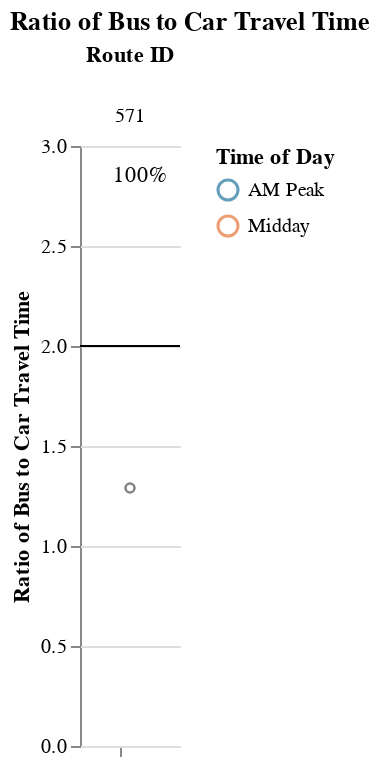
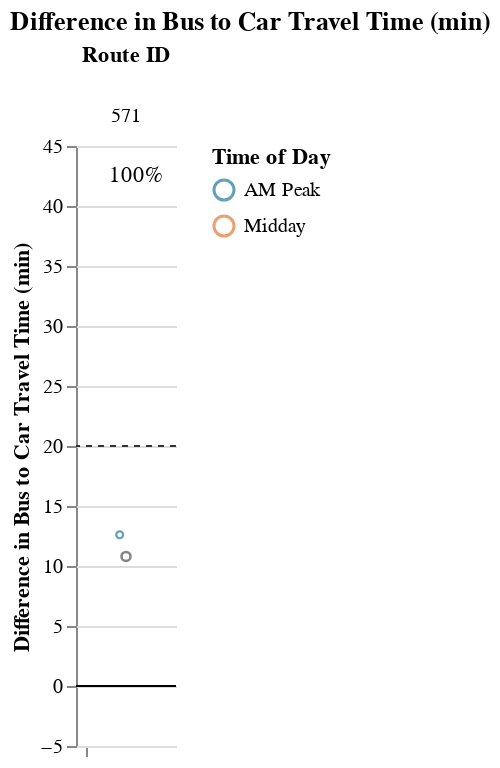

Notebook code cell kept with these figures, in order:
### Markdown cell above
## Viable Competitive Routes
### Short Routes (< 1 hr)

### Code cell
# Allow for possibility that operator doesn't have routes that fall into certain route_groups
# But, jupyterbook will not like markdown with f-string
# separate out route_group and put in each cell, and use try/except + if to display...
# but all 3 route groups must be displayed. just add sentence about why no routes were returned at the end
route_group = "short"
try:
    display_charts_for_route_group(df, route_group)
except:
    print("No routes meet this criteria.")

### Figure 1 — Vega-Lite specification as saved in the notebook (floating-point values rounded to 4 significant figures)
{"config": {"view": {"continuousWidth": 400, "continuousHeight": 300, "stroke": null}, "facet": {"spacing": 0}}, "data": {"name": "data-16dd25c11b1972aa2156d43dfdb670e8"}, "facet": {"column": {"field": "route_id", "sort": ["571"], "title": "Route ID", "type": "nominal"}}, "spec": {"layer": [{"mark": "rule", "encoding": {"color": {"value": "black"}, "y": {"field": "cutoff", "type": "quantitative"}}, "selection": {"selector001": {"type": "interval", "bind": "scales", "encodings": ["x", "y"]}}}, {"mark": {"type": "point", "opacity": 0.65, "size": 12, "strokeWidth": 1.1}, "encoding": {"color": {"field": "time_of_day", "scale": {"range": ["#136C97", "#E16B26", "#F6BF16", "#00896B", "#7790A3", "#5B559C"]}, "sort": ["AM Peak", "Midday", "PM Peak", "Owl Service"], "title": "Time of Day", "type": "nominal"}, "tooltip": [{"field": "route_id", "type": "nominal"}, {"field": "route_name", "type": "nominal"}, {"field": "trip_id", "type": "nominal"}, {"field": "service_hours", "type": "quantitative"}, {"field": "car_duration_hours", "type": "quantitative"}, {"field": "bus_multiplier", "type": "quantitative"}, {"field": "bus_difference", "type": "quantitative"}, {"field": "num_trips", "type": "quantitative"}, {"field": "num_competitive", "type": "quantitative"}, {"field": "pct_trips_competitive", "type": "quantitative"}, {"field": "pct_below_cutoff", "type": "quantitative"}, {"field": "p25", "type": "quantitative"}, {"field": "p50", "type": "quantitative"}, {"field": "p75", "type": "quantitative"}], "x": {"axis": {"grid": false, "labels": false, "ticks": true, "values": [0]}, "field": "jitter", "scale": {}, "title": null, "type": "quantitative"}, "y": {"field": "bus_multiplier", "scale": {"domain": [0, 3.0]}, "title": "Ratio of Bus to Car Travel Time", "type": "quantitative"}}, "transform": [{"calculate": "sqrt(-2*log(random()))*cos(2*PI*random())", "as": "jitter"}], "width": 50}, {"layer": [{"mark": {"type": "point", "opacity": 0.6, "size": 20, "strokeWidth": 1.3}, "encoding": {"color": {"value": "#323434"}, "y": {"field": "bus_multiplier", "type": "quantitative"}}, "transform": [{"filter": "(datum.p50_trip === 1)"}]}, {"mark": {"type": "text", "align": "center", "baseline": "middle"}, "encoding": {"color": {"value": "black"}, "text": {"field": "pct_trips_competitive", "format": ".0%", "type": "quantitative"}, "tooltip": [{"field": "route_id", "type": "nominal"}, {"field": "route_name", "type": "nominal"}, {"field": "trip_id", "type": "nominal"}, {"field": "service_hours", "type": "quantitative"}, {"field": "car_duration_hours", "type": "quantitative"}, {"field": "bus_multiplier", "type": "quantitative"}, {"field": "bus_difference", "type": "quantitative"}, {"field": "num_trips", "type": "quantitative"}, {"field": "num_competitive", "type": "quantitative"}, {"field": "pct_trips_competitive", "type": "quantitative"}, {"field": "pct_below_cutoff", "type": "quantitative"}, {"field": "p25", "type": "quantitative"}, {"field": "p50", "type": "quantitative"}, {"field": "p75", "type": "quantitative"}], "x": {"value": 30}, "y": {"value": 15}}, "transform": [{"calculate": "sqrt(-2*log(random()))*cos(2*PI*random())", "as": "jitter"}, {"filter": "(datum.fastest_trip === 1)"}]}]}]}, "resolve": {"scale": {"y": "shared"}}, "title": "Ratio of Bus to Car Travel Time", "$schema": "https://vega.github.io/schema/vega-lite/v4.17.0.json", "datasets": {"data-16dd25c11b1972aa2156d43dfdb670e8": [{"calitp_itp_id": 11, "trip_key": -3472073110163871566, "trip_id": "t_27247_b_414_tn_0", "shape_id": "p_858", "route_id": "571", "service_hours": 0.8, "trip_first_departure_ts": 54600, "trip_last_arrival_ts": 57480, "departure_hour": 15, "time_of_day": "Midday", "p25": 0.8075, "p50": 0.815, "p75": 0.8225, "p50_trip": 1, "fastest_trip": 1, "car_duration_hours": 0.62, "competitive_route": 1, "bus_multiplier": 1.29, "bus_difference": 10.8, "num_trips": 2, "num_competitive": 2, "pct_trips_competitive": 1.0, "bus_difference_spread": 1.8, "route_group": "short", "max_trip_hrs": 0.83, "max_trip_route_group": 0.83, "below_cutoff": 2, "pct_below_cutoff": 1.0, "name": "Amador Regional Transit System", "caltrans_district": "10 - Stockton", "drmt_organization_name": "['recGiMlqrcpPxScAH']", "route_name": "Plymouth", "cutoff2": 20, "cutoff": 2}, {"calitp_itp_id": 11, "trip_key": 4361041855970706728, "trip_id": "t_1544_b_414_tn_0", "shape_id": "p_1304302", "route_id": "571", "service_hours": 0.83, "trip_first_departure_ts": 29700, "trip_last_arrival_ts": 32700, "departure_hour": 8, "time_of_day": "AM Peak", "p25": 0.8075, "p50": 0.815, "p75": 0.8225, "p50_trip": 0, "fastest_trip": 0, "car_duration_hours": 0.62, "competitive_route": 1, "bus_multiplier": 1.34, "bus_difference": 12.6, "num_trips": 2, "num_competitive": 2, "pct_trips_competitive": 1.0, "bus_difference_spread": 1.8, "route_group": "short", "max_trip_hrs": 0.83, "max_trip_route_group": 0.83, "below_cutoff": 2, "pct_below_cutoff": 1.0, "name": "Amador Regional Transit System", "caltrans_district": "10 - Stockton", "drmt_organization_name": "['recGiMlqrcpPxScAH']", "route_name": "Plymouth", "cutoff2": 20, "cutoff": 2}]}}

### Figure 2 — Vega-Lite specification as saved in the notebook (floating-point values rounded to 4 significant figures)
{"config": {"view": {"continuousWidth": 400, "continuousHeight": 300, "stroke": null}, "facet": {"spacing": 0}}, "data": {"name": "data-da5b2a4d9d8803df3b5cf4049ecc9aea"}, "facet": {"column": {"field": "route_id", "sort": ["571"], "title": "Route ID", "type": "nominal"}}, "spec": {"layer": [{"mark": "rule", "encoding": {"color": {"value": "black"}, "y": {"field": "cutoff", "type": "quantitative"}}, "selection": {"selector002": {"type": "interval", "bind": "scales", "encodings": ["x", "y"]}}}, {"mark": {"type": "rule", "strokeDash": [3, 3]}, "encoding": {"color": {"value": "#323434"}, "y": {"field": "cutoff2", "type": "quantitative"}}}, {"mark": {"type": "point", "opacity": 0.65, "size": 12, "strokeWidth": 1.1}, "encoding": {"color": {"field": "time_of_day", "scale": {"range": ["#136C97", "#E16B26", "#F6BF16", "#00896B", "#7790A3", "#5B559C"]}, "sort": ["AM Peak", "Midday", "PM Peak", "Owl Service"], "title": "Time of Day", "type": "nominal"}, "tooltip": [{"field": "route_id", "type": "nominal"}, {"field": "route_name", "type": "nominal"}, {"field": "trip_id", "type": "nominal"}, {"field": "service_hours", "type": "quantitative"}, {"field": "car_duration_hours", "type": "quantitative"}, {"field": "bus_multiplier", "type": "quantitative"}, {"field": "bus_difference", "type": "quantitative"}, {"field": "num_trips", "type": "quantitative"}, {"field": "num_competitive", "type": "quantitative"}, {"field": "pct_trips_competitive", "type": "quantitative"}, {"field": "pct_below_cutoff", "type": "quantitative"}, {"field": "p25", "type": "quantitative"}, {"field": "p50", "type": "quantitative"}, {"field": "p75", "type": "quantitative"}], "x": {"axis": {"grid": false, "labels": false, "ticks": true, "values": [0]}, "field": "jitter", "scale": {}, "title": null, "type": "quantitative"}, "y": {"field": "bus_difference", "scale": {"domain": [-5, 42.6]}, "title": "Difference in Bus to Car Travel Time (min)", "type": "quantitative"}}, "transform": [{"calculate": "sqrt(-2*log(random()))*cos(2*PI*random())", "as": "jitter"}], "width": 50}, {"layer": [{"mark": {"type": "point", "opacity": 0.6, "size": 20, "strokeWidth": 1.3}, "encoding": {"color": {"value": "#323434"}, "y": {"field": "bus_difference", "type": "quantitative"}}, "transform": [{"filter": "(datum.p50_trip === 1)"}]}, {"mark": {"type": "text", "align": "center", "baseline": "middle"}, "encoding": {"color": {"value": "black"}, "text": {"field": "pct_trips_competitive", "format": ".0%", "type": "quantitative"}, "tooltip": [{"field": "route_id", "type": "nominal"}, {"field": "route_name", "type": "nominal"}, {"field": "trip_id", "type": "nominal"}, {"field": "service_hours", "type": "quantitative"}, {"field": "car_duration_hours", "type": "quantitative"}, {"field": "bus_multiplier", "type": "quantitative"}, {"field": "bus_difference", "type": "quantitative"}, {"field": "num_trips", "type": "quantitative"}, {"field": "num_competitive", "type": "quantitative"}, {"field": "pct_trips_competitive", "type": "quantitative"}, {"field": "pct_below_cutoff", "type": "quantitative"}, {"field": "p25", "type": "quantitative"}, {"field": "p50", "type": "quantitative"}, {"field": "p75", "type": "quantitative"}], "x": {"value": 30}, "y": {"value": 15}}, "transform": [{"calculate": "sqrt(-2*log(random()))*cos(2*PI*random())", "as": "jitter"}, {"filter": "(datum.fastest_trip === 1)"}]}]}]}, "resolve": {"scale": {"y": "shared"}}, "title": "Difference in Bus to Car Travel Time (min)", "$schema": "https://vega.github.io/schema/vega-lite/v4.17.0.json", "datasets": {"data-da5b2a4d9d8803df3b5cf4049ecc9aea": [{"calitp_itp_id": 11, "trip_key": -3472073110163871566, "trip_id": "t_27247_b_414_tn_0", "shape_id": "p_858", "route_id": "571", "service_hours": 0.8, "trip_first_departure_ts": 54600, "trip_last_arrival_ts": 57480, "departure_hour": 15, "time_of_day": "Midday", "p25": 0.8075, "p50": 0.815, "p75": 0.8225, "p50_trip": 1, "fastest_trip": 1, "car_duration_hours": 0.62, "competitive_route": 1, "bus_multiplier": 1.29, "bus_difference": 10.8, "num_trips": 2, "num_competitive": 2, "pct_trips_competitive": 1.0, "bus_difference_spread": 1.8, "route_group": "short", "max_trip_hrs": 0.83, "max_trip_route_group": 0.83, "below_cutoff": 2, "pct_below_cutoff": 1.0, "name": "Amador Regional Transit System", "caltrans_district": "10 - Stockton", "drmt_organization_name": "['recGiMlqrcpPxScAH']", "route_name": "Plymouth", "cutoff2": 20, "cutoff": 0}, {"calitp_itp_id": 11, "trip_key": 4361041855970706728, "trip_id": "t_1544_b_414_tn_0", "shape_id": "p_1304302", "route_id": "571", "service_hours": 0.83, "trip_first_departure_ts": 29700, "trip_last_arrival_ts": 32700, "departure_hour": 8, "time_of_day": "AM Peak", "p25": 0.8075, "p50": 0.815, "p75": 0.8225, "p50_trip": 0, "fastest_trip": 0, "car_duration_hours": 0.62, "competitive_route": 1, "bus_multiplier": 1.34, "bus_difference": 12.6, "num_trips": 2, "num_competitive": 2, "pct_trips_competitive": 1.0, "bus_difference_spread": 1.8, "route_group": "short", "max_trip_hrs": 0.83, "max_trip_route_group": 0.83, "below_cutoff": 2, "pct_below_cutoff": 1.0, "name": "Amador Regional Transit System", "caltrans_district": "10 - Stockton", "drmt_organization_name": "['recGiMlqrcpPxScAH']", "route_name": "Plymouth", "cutoff2": 20, "cutoff": 0}]}}
